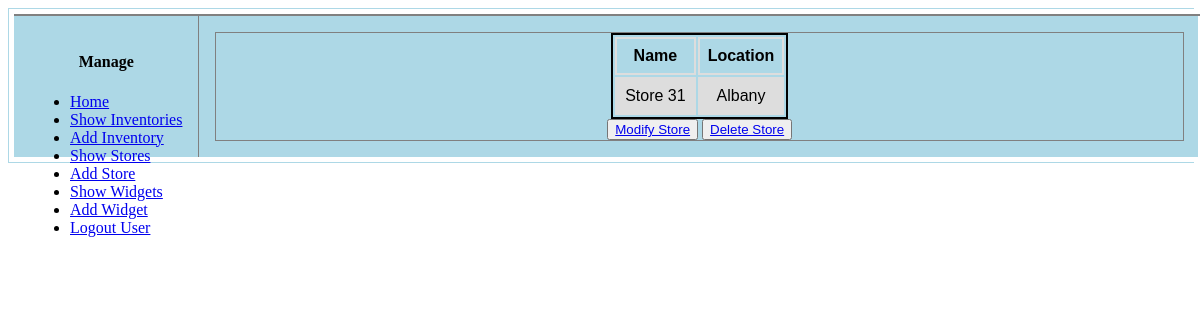
The app's page /simple/stores/1/ (signed in), older data.
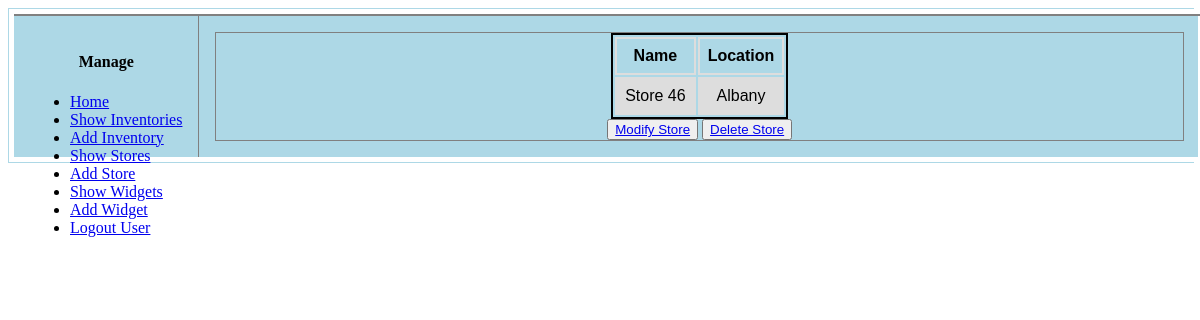
The same page, newer data.
### simple/models.py (models this page shows, shortened)
class Store(models.Model):
    created_by = models.ForeignKey(User,
                                   on_delete=models.CASCADE)
    name = models.CharField(max_length=20,
                            null=False,
                            blank=False,
                            unique=True)
    location = models.CharField(max_length=20,
                                null=False,
                                blank=False,
                                unique=True)
    deleted = models.BooleanField(default=False)
    link = models.URLField(max_length=30,
                           null=True,
                           blank=False)
    ulink = models.URLField(max_length=30,
                            null=True,
                            blank=False)
    dlink = models.URLField(max_length=30,
                            null=True,
                            blank=False)

### simple/views.py (the view)
@login_required
@cache_page(60 * 5)
def store_detail(request, pk):
    if request.method not in ['GET']:
        return Http405()
    context = _get_context()
    context['title'] = 'Simple: Store Detail'
    template = 'simple/store_detail.html'
    context['store'] = get_object_or_404(Store,
                                         pk=pk,
                                         created_by=request.user,
                                         deleted=False)
    return render(request, template, context)

### simple/views.py (called while the page is built)
def _get_context(context={}):
    context['header'] = 'Django: Simple App'
    context['footer'] = 'Copyright 2017 @Tim Stilwell'
    if 'prev' in context:
        del context['prev']
    if 'next' in context:
        del context['next']
    if 'aggr' in context:
        del context['aggr']
    return context

### simple/templates/simple/store_detail.html
{% extends "simple/base.html" %}
{% block table %}
    <table id="detail">
        <tr>
            <th>Name</th>
            <th>Location</th>
        </tr>
        <tr>
            <td>{{ store.name }}</td>
            <td>{{ store.location }}</td>
        </tr>
    </table>
    {% if store.name %}
        <button type="button">
            <a href="{{ store.ulink }}">Modify Store</a>
        </button>
        <button type="button">
            <a href="{{ store.dlink }}">Delete Store</a>
        </button>
    {% endif %}
{% endblock %}

Row changes from the older to the newer data that the page shows:
changed Store "Albany": name "Store 31" → "Store 46"
